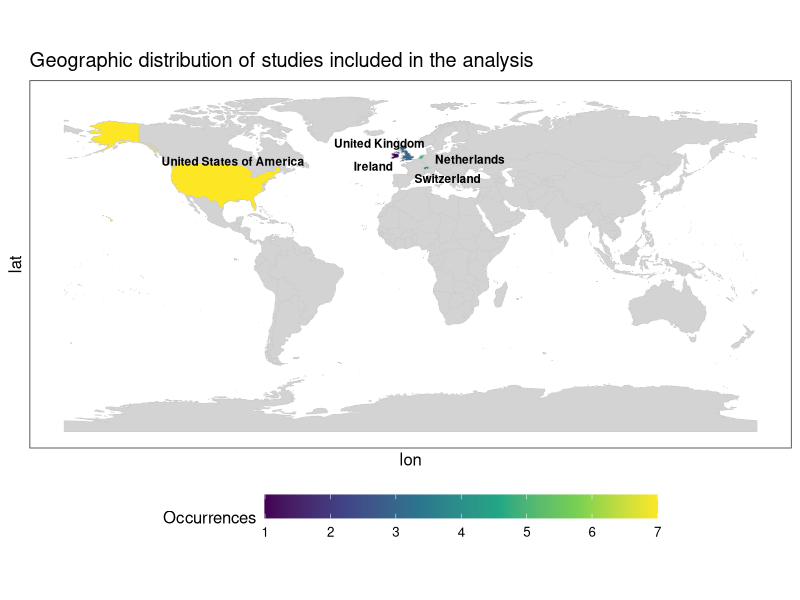

Write R code to recreate this figure.
library(dplyr)
library(ggplot2)
library(rnaturalearth)
library(sf)
library(ggrepel)

# 1. Dataset
data <- data.frame(
  location = c(
    "Netherlands","United States","Netherlands","Netherlands",
    "Switzerland","United States","England","Netherlands",
    "Ireland","Netherlands","England","Switzerland",
    "Switzerland","United States","England","Switzerland",
    "United States","United States","United States","United States"
  )
)

# 2. Corrigir nomes para rnaturalearth
data <- data %>%
  mutate(location = case_when(
    location == "England" ~ "United Kingdom",
    location == "United States" ~ "United States of America",
    TRUE ~ location
  ))

# 3. Contagem de ocorrências
country_counts <- data %>%
  count(location) %>%
  rename(count = n)

# 4. Mapa mundial
world <- ne_countries(scale = "medium", returnclass = "sf")

# 5. Preparar para join
world_df <- world %>% st_drop_geometry() %>% select(name, iso_a3)

# 6. Juntar frequência
world_df <- world_df %>%
  left_join(country_counts, by = c("name" = "location"))

# 7. Substituir NAs por 0
world_df$count <- as.numeric(ifelse(is.na(world_df$count), 0, world_df$count))

# 8. Reanexar geometria
world_freq <- world %>%
  left_join(world_df %>% select(iso_a3, count), by = "iso_a3")

# 9. Subset de países com ocorrências
focus_countries <- world_freq %>% filter(count > 0)

# 10. Calcular centróides
coords <- st_coordinates(st_centroid(focus_countries))
focus_countries <- focus_countries %>%
  mutate(lon = coords[,1], lat = coords[,2])

# 11. Criar coluna de fill: cinza claro para count=0
world_freq <- world_freq %>%
  mutate(fill_color = ifelse(count == 0, NA, count))

# 12. Plot em estilo artigo científico
ggplot() +
  geom_sf(data = world_freq, aes(fill = fill_color), color = "gray80", size = 0.2) +
  ggrepel::geom_text_repel(
    data = focus_countries,
    aes(x = lon,
        y = lat,
        label = name),
    size = 3,
    fontface = "bold",
    segment.color = "gray60"
  ) +
  scale_fill_viridis_c(
    option = "viridis",
    na.value = "lightgray",
    name = "Occurrences"
  ) +
  theme_bw(base_size = 12) +
  theme(
    panel.background = element_rect(fill = "white",
                                    color = NA),
    panel.grid = element_blank(),
    axis.text = element_blank(),
    axis.ticks = element_blank(),
    legend.position = "bottom",
    legend.key.width = unit(2, "cm")
  ) +
  labs(
    title = "Geographic distribution of studies included in the analysis",
  )
